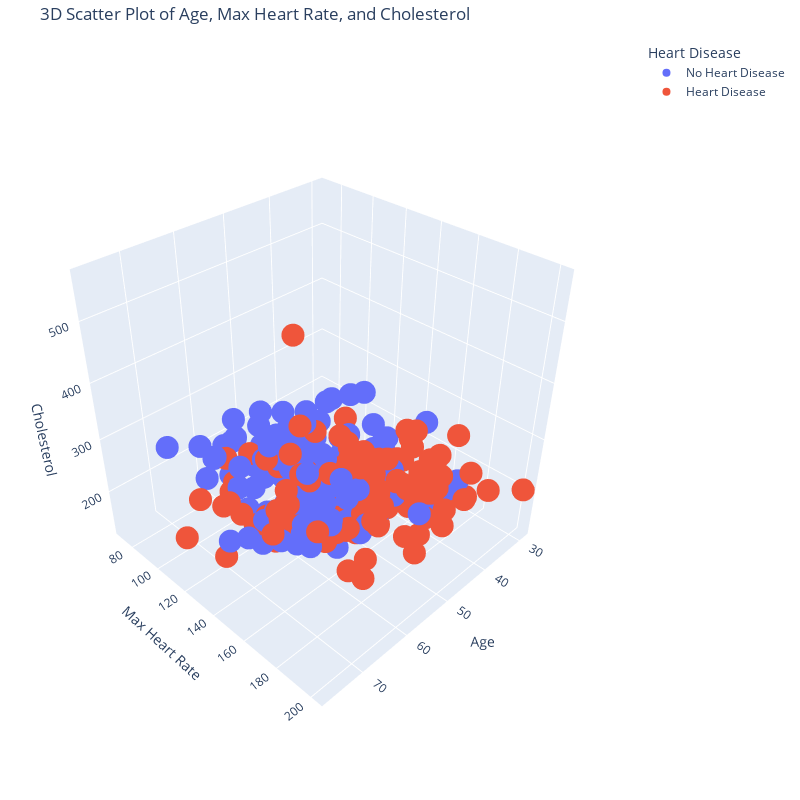

Write notebook code for a chart like this one.
### Code cell
import pandas as pd
import plotly.express as px

# Load the data
df = pd.read_csv('cleaned_heart_disease_data.csv')

# Create the 3D scatter plot
fig = px.scatter_3d(df, 
                    x='age', 
                    y='thalach', 
                    z='chol',
                    color='target',
                    hover_data=['sex', 'cp', 'trestbps'],
                    labels={'age': 'Age', 
                            'thalach': 'Max Heart Rate', 
                            'chol': 'Cholesterol',
                            'target': 'Heart Disease'},
                    title='3D Scatter Plot of Age, Max Heart Rate, and Cholesterol')

# Update the layout for better visibility
fig.update_layout(scene = dict(
                    xaxis_title='Age',
                    yaxis_title='Max Heart Rate',
                    zaxis_title='Cholesterol'),
                  width=800,
                  height=800,
                  margin=dict(r=20, b=10, l=10, t=40))

# Show the plot
fig.show()

### Figure 1 — Plotly figure (JSON) as saved in the notebook; plotly's stock layout.template omitted (floating-point values rounded to 4 significant figures; data arrays with more than 128 entries replaced by an {"elided": "..."} marker saying what was removed)
{"data": [{"customdata": {"elided": "499x3 mixed values"}, "hovertemplate": "Heart Disease=No Heart Disease<br>Age=%{x}<br>Max Heart Rate=%{y}<br>Cholesterol=%{z}<br>sex=%{customdata[0]}<br>cp=%{customdata[1]}<br>trestbps=%{customdata[2]}<extra></extra>", "legendgroup": "No Heart Disease", "marker": {"color": "#636efa", "symbol": "circle"}, "mode": "markers", "name": "No Heart Disease", "scene": "scene", "showlegend": true, "type": "scatter3d", "x": {"elided": "499 int values"}, "y": {"elided": "499 int values"}, "z": {"elided": "499 int values"}}, {"customdata": {"elided": "526x3 mixed values"}, "hovertemplate": "Heart Disease=Heart Disease<br>Age=%{x}<br>Max Heart Rate=%{y}<br>Cholesterol=%{z}<br>sex=%{customdata[0]}<br>cp=%{customdata[1]}<br>trestbps=%{customdata[2]}<extra></extra>", "legendgroup": "Heart Disease", "marker": {"color": "#EF553B", "symbol": "circle"}, "mode": "markers", "name": "Heart Disease", "scene": "scene", "showlegend": true, "type": "scatter3d", "x": {"elided": "526 int values"}, "y": {"elided": "526 int values"}, "z": {"elided": "526 int values"}}], "layout": {"height": 800, "legend": {"title": {"text": "Heart Disease"}, "tracegroupgap": 0}, "margin": {"b": 10, "l": 10, "r": 20, "t": 40}, "scene": {"aspectmode": "auto", "aspectratio": {"x": 1, "y": 1, "z": 1}, "camera": {"center": {"x": 0, "y": 0, "z": 0}, "eye": {"x": 1.632, "y": 1.632, "z": 1.632}, "projection": {"type": "perspective"}, "up": {"x": -0.005026, "y": 0.005051, "z": 1.0}}, "domain": {"x": [0, 1], "y": [0, 1]}, "xaxis": {"title": {"text": "Age"}, "type": "linear"}, "yaxis": {"title": {"text": "Max Heart Rate"}, "type": "linear"}, "zaxis": {"title": {"text": "Cholesterol"}, "type": "linear"}}, "title": {"text": "3D Scatter Plot of Age, Max Heart Rate, and Cholesterol"}, "width": 800}}
